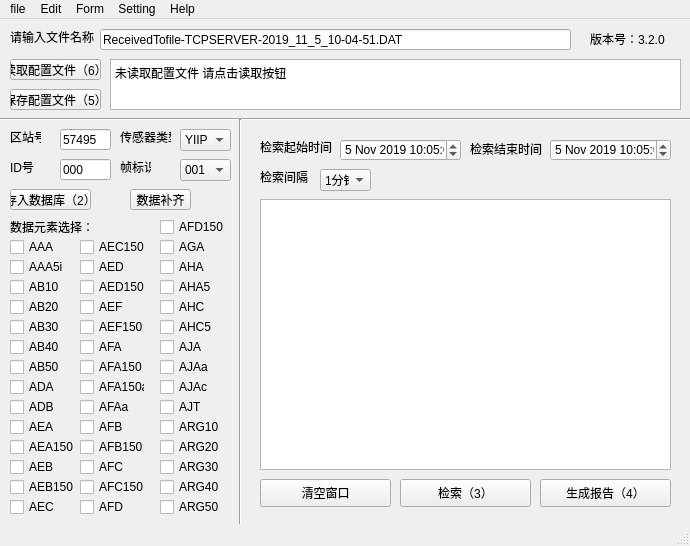
<?xml version="1.0" encoding="UTF-8"?>
<ui version="4.0">
 <class>MainWindow</class>
 <widget class="QMainWindow" name="MainWindow">
  <property name="geometry">
   <rect>
    <x>0</x>
    <y>0</y>
    <width>690</width>
    <height>546</height>
   </rect>
  </property>
  <property name="windowTitle">
   <string>传感器数据分析工具</string>
  </property>
  <widget class="QWidget" name="centralwidget">
   <widget class="QLineEdit" name="lineEdit">
    <property name="geometry">
     <rect>
      <x>60</x>
      <y>110</y>
      <width>51</width>
      <height>21</height>
     </rect>
    </property>
    <property name="text">
     <string>57495</string>
    </property>
   </widget>
   <widget class="QDateTimeEdit" name="dateTimeEdit_2">
    <property name="geometry">
     <rect>
      <x>550</x>
      <y>120</y>
      <width>121</width>
      <height>22</height>
     </rect>
    </property>
    <property name="dateTime">
     <datetime>
      <hour>10</hour>
      <minute>5</minute>
      <second>0</second>
      <year>2019</year>
      <month>11</month>
      <day>5</day>
     </datetime>
    </property>
   </widget>
   <widget class="QLabel" name="label_3">
    <property name="geometry">
     <rect>
      <x>260</x>
      <y>120</y>
      <width>72</width>
      <height>15</height>
     </rect>
    </property>
    <property name="text">
     <string>检索起始时间</string>
    </property>
   </widget>
   <widget class="QComboBox" name="comboBox">
    <property name="geometry">
     <rect>
      <x>180</x>
      <y>110</y>
      <width>51</width>
      <height>22</height>
     </rect>
    </property>
    <item>
     <property name="text">
      <string>YIIP</string>
     </property>
    </item>
    <item>
     <property name="text">
      <string>风向</string>
     </property>
    </item>
    <item>
     <property name="text">
      <string>温度</string>
     </property>
    </item>
   </widget>
   <widget class="QLabel" name="label_2">
    <property name="geometry">
     <rect>
      <x>10</x>
      <y>140</y>
      <width>31</width>
      <height>16</height>
     </rect>
    </property>
    <property name="text">
     <string>ID号</string>
    </property>
   </widget>
   <widget class="QPushButton" name="pushButton_2">
    <property name="geometry">
     <rect>
      <x>10</x>
      <y>170</y>
      <width>81</width>
      <height>21</height>
     </rect>
    </property>
    <property name="text">
     <string>存入数据库（2）</string>
    </property>
   </widget>
   <widget class="QLabel" name="label_5">
    <property name="geometry">
     <rect>
      <x>10</x>
      <y>110</y>
      <width>31</width>
      <height>16</height>
     </rect>
    </property>
    <property name="text">
     <string>区站号</string>
    </property>
   </widget>
   <widget class="QDateTimeEdit" name="dateTimeEdit">
    <property name="geometry">
     <rect>
      <x>340</x>
      <y>120</y>
      <width>121</width>
      <height>22</height>
     </rect>
    </property>
    <property name="dateTime">
     <datetime>
      <hour>10</hour>
      <minute>5</minute>
      <second>0</second>
      <year>2019</year>
      <month>11</month>
      <day>5</day>
     </datetime>
    </property>
   </widget>
   <widget class="QLineEdit" name="lineEdit_2">
    <property name="geometry">
     <rect>
      <x>60</x>
      <y>140</y>
      <width>51</width>
      <height>21</height>
     </rect>
    </property>
    <property name="text">
     <string>000</string>
    </property>
   </widget>
   <widget class="QLabel" name="label_4">
    <property name="geometry">
     <rect>
      <x>120</x>
      <y>110</y>
      <width>51</width>
      <height>16</height>
     </rect>
    </property>
    <property name="text">
     <string>传感器类型</string>
    </property>
   </widget>
   <widget class="QLineEdit" name="lineEdit_3">
    <property name="geometry">
     <rect>
      <x>100</x>
      <y>10</y>
      <width>471</width>
      <height>21</height>
     </rect>
    </property>
    <property name="text">
     <string>ReceivedTofile-TCPSERVER-2019_11_5_10-04-51.DAT</string>
    </property>
   </widget>
   <widget class="QLabel" name="label_7">
    <property name="geometry">
     <rect>
      <x>10</x>
      <y>10</y>
      <width>121</width>
      <height>16</height>
     </rect>
    </property>
    <property name="text">
     <string>请输入文件名称</string>
    </property>
   </widget>
   <widget class="Line" name="line">
    <property name="geometry">
     <rect>
      <x>0</x>
      <y>90</y>
      <width>961</width>
      <height>20</height>
     </rect>
    </property>
    <property name="orientation">
     <enum>Qt::Horizontal</enum>
    </property>
   </widget>
   <widget class="QTextEdit" name="textEdit_2">
    <property name="geometry">
     <rect>
      <x>260</x>
      <y>180</y>
      <width>411</width>
      <height>271</height>
     </rect>
    </property>
   </widget>
   <widget class="QLabel" name="label_8">
    <property name="geometry">
     <rect>
      <x>120</x>
      <y>140</y>
      <width>31</width>
      <height>16</height>
     </rect>
    </property>
    <property name="text">
     <string>帧标识</string>
    </property>
   </widget>
   <widget class="QComboBox" name="comboBox_2">
    <property name="geometry">
     <rect>
      <x>180</x>
      <y>140</y>
      <width>51</width>
      <height>22</height>
     </rect>
    </property>
    <item>
     <property name="text">
      <string>001</string>
     </property>
    </item>
    <item>
     <property name="text">
      <string>005</string>
     </property>
    </item>
    <item>
     <property name="text">
      <string>010</string>
     </property>
    </item>
   </widget>
   <widget class="QLabel" name="label_9">
    <property name="geometry">
     <rect>
      <x>470</x>
      <y>120</y>
      <width>81</width>
      <height>20</height>
     </rect>
    </property>
    <property name="text">
     <string>检索结束时间</string>
    </property>
   </widget>
   <widget class="QLabel" name="label_10">
    <property name="geometry">
     <rect>
      <x>260</x>
      <y>150</y>
      <width>72</width>
      <height>15</height>
     </rect>
    </property>
    <property name="text">
     <string>检索间隔</string>
    </property>
   </widget>
   <widget class="QComboBox" name="comboBox_3">
    <property name="geometry">
     <rect>
      <x>320</x>
      <y>150</y>
      <width>51</width>
      <height>22</height>
     </rect>
    </property>
    <item>
     <property name="text">
      <string>1分钟</string>
     </property>
    </item>
    <item>
     <property name="text">
      <string>5分钟</string>
     </property>
    </item>
    <item>
     <property name="text">
      <string>10分钟</string>
     </property>
    </item>
    <item>
     <property name="text">
      <string>一小时</string>
     </property>
    </item>
   </widget>
   <widget class="QTextEdit" name="textEdit_3">
    <property name="geometry">
     <rect>
      <x>110</x>
      <y>40</y>
      <width>571</width>
      <height>51</height>
     </rect>
    </property>
    <property name="html">
     <string>&lt;!DOCTYPE HTML PUBLIC &quot;-//W3C//DTD HTML 4.0//EN&quot; &quot;http://www.w3.org/TR/REC-html40/strict.dtd&quot;&gt;
&lt;html&gt;&lt;head&gt;&lt;meta name=&quot;qrichtext&quot; content=&quot;1&quot; /&gt;&lt;style type=&quot;text/css&quot;&gt;
p, li { white-space: pre-wrap; }
&lt;/style&gt;&lt;/head&gt;&lt;body style=&quot; font-family:'SimSun'; font-size:9pt; font-weight:400; font-style:normal;&quot;&gt;
&lt;p style=&quot; margin-top:0px; margin-bottom:0px; margin-left:0px; margin-right:0px; -qt-block-indent:0; text-indent:0px;&quot;&gt;&lt;span style=&quot; font-family:'SimSun';&quot;&gt;未读取配置文件 请点击读取按钮&lt;/span&gt;&lt;/p&gt;&lt;/body&gt;&lt;/html&gt;</string>
    </property>
   </widget>
   <widget class="QPushButton" name="pushButton_3">
    <property name="geometry">
     <rect>
      <x>400</x>
      <y>460</y>
      <width>131</width>
      <height>28</height>
     </rect>
    </property>
    <property name="text">
     <string>检索（3）</string>
    </property>
   </widget>
   <widget class="QPushButton" name="pushButton_4">
    <property name="geometry">
     <rect>
      <x>540</x>
      <y>460</y>
      <width>131</width>
      <height>28</height>
     </rect>
    </property>
    <property name="text">
     <string>生成报告（4）</string>
    </property>
   </widget>
   <widget class="QPushButton" name="pushButton_5">
    <property name="geometry">
     <rect>
      <x>10</x>
      <y>70</y>
      <width>91</width>
      <height>21</height>
     </rect>
    </property>
    <property name="text">
     <string>保存配置文件（5）</string>
    </property>
   </widget>
   <widget class="QPushButton" name="pushButton_6">
    <property name="geometry">
     <rect>
      <x>10</x>
      <y>40</y>
      <width>91</width>
      <height>21</height>
     </rect>
    </property>
    <property name="text">
     <string>读取配置文件（6）</string>
    </property>
   </widget>
   <widget class="QCheckBox" name="checkBox_1">
    <property name="geometry">
     <rect>
      <x>10</x>
      <y>220</y>
      <width>65</width>
      <height>16</height>
     </rect>
    </property>
    <property name="text">
     <string>AAA</string>
    </property>
   </widget>
   <widget class="QCheckBox" name="checkBox_2">
    <property name="geometry">
     <rect>
      <x>10</x>
      <y>240</y>
      <width>65</width>
      <height>16</height>
     </rect>
    </property>
    <property name="text">
     <string>AAA5i</string>
    </property>
   </widget>
   <widget class="QCheckBox" name="checkBox_3">
    <property name="geometry">
     <rect>
      <x>10</x>
      <y>260</y>
      <width>65</width>
      <height>16</height>
     </rect>
    </property>
    <property name="text">
     <string>AB10</string>
    </property>
   </widget>
   <widget class="QCheckBox" name="checkBox_4">
    <property name="geometry">
     <rect>
      <x>10</x>
      <y>280</y>
      <width>65</width>
      <height>16</height>
     </rect>
    </property>
    <property name="text">
     <string>AB20</string>
    </property>
   </widget>
   <widget class="QCheckBox" name="checkBox_5">
    <property name="geometry">
     <rect>
      <x>10</x>
      <y>300</y>
      <width>65</width>
      <height>16</height>
     </rect>
    </property>
    <property name="text">
     <string>AB30</string>
    </property>
   </widget>
   <widget class="QCheckBox" name="checkBox_6">
    <property name="geometry">
     <rect>
      <x>10</x>
      <y>320</y>
      <width>65</width>
      <height>16</height>
     </rect>
    </property>
    <property name="text">
     <string>AB40</string>
    </property>
   </widget>
   <widget class="QCheckBox" name="checkBox_7">
    <property name="geometry">
     <rect>
      <x>10</x>
      <y>340</y>
      <width>65</width>
      <height>16</height>
     </rect>
    </property>
    <property name="text">
     <string>AB50</string>
    </property>
   </widget>
   <widget class="QCheckBox" name="checkBox_8">
    <property name="geometry">
     <rect>
      <x>10</x>
      <y>360</y>
      <width>65</width>
      <height>16</height>
     </rect>
    </property>
    <property name="text">
     <string>ADA</string>
    </property>
   </widget>
   <widget class="QCheckBox" name="checkBox_9">
    <property name="geometry">
     <rect>
      <x>10</x>
      <y>380</y>
      <width>65</width>
      <height>16</height>
     </rect>
    </property>
    <property name="text">
     <string>ADB</string>
    </property>
   </widget>
   <widget class="QCheckBox" name="checkBox_10">
    <property name="geometry">
     <rect>
      <x>10</x>
      <y>400</y>
      <width>65</width>
      <height>16</height>
     </rect>
    </property>
    <property name="text">
     <string>AEA</string>
    </property>
   </widget>
   <widget class="QCheckBox" name="checkBox_11">
    <property name="geometry">
     <rect>
      <x>10</x>
      <y>420</y>
      <width>65</width>
      <height>16</height>
     </rect>
    </property>
    <property name="text">
     <string>AEA150</string>
    </property>
   </widget>
   <widget class="QCheckBox" name="checkBox_12">
    <property name="geometry">
     <rect>
      <x>10</x>
      <y>440</y>
      <width>65</width>
      <height>16</height>
     </rect>
    </property>
    <property name="text">
     <string>AEB</string>
    </property>
   </widget>
   <widget class="QCheckBox" name="checkBox_13">
    <property name="geometry">
     <rect>
      <x>10</x>
      <y>460</y>
      <width>65</width>
      <height>16</height>
     </rect>
    </property>
    <property name="text">
     <string>AEB150</string>
    </property>
   </widget>
   <widget class="QCheckBox" name="checkBox_14">
    <property name="geometry">
     <rect>
      <x>10</x>
      <y>480</y>
      <width>65</width>
      <height>16</height>
     </rect>
    </property>
    <property name="text">
     <string>AEC</string>
    </property>
   </widget>
   <widget class="QCheckBox" name="checkBox_15">
    <property name="geometry">
     <rect>
      <x>80</x>
      <y>220</y>
      <width>65</width>
      <height>16</height>
     </rect>
    </property>
    <property name="text">
     <string>AEC150</string>
    </property>
   </widget>
   <widget class="QCheckBox" name="checkBox_16">
    <property name="geometry">
     <rect>
      <x>80</x>
      <y>240</y>
      <width>65</width>
      <height>16</height>
     </rect>
    </property>
    <property name="text">
     <string>AED</string>
    </property>
   </widget>
   <widget class="QCheckBox" name="checkBox_17">
    <property name="geometry">
     <rect>
      <x>80</x>
      <y>260</y>
      <width>65</width>
      <height>16</height>
     </rect>
    </property>
    <property name="text">
     <string>AED150</string>
    </property>
   </widget>
   <widget class="QCheckBox" name="checkBox_18">
    <property name="geometry">
     <rect>
      <x>80</x>
      <y>280</y>
      <width>65</width>
      <height>16</height>
     </rect>
    </property>
    <property name="text">
     <string>AEF</string>
    </property>
   </widget>
   <widget class="QCheckBox" name="checkBox_19">
    <property name="geometry">
     <rect>
      <x>80</x>
      <y>300</y>
      <width>65</width>
      <height>16</height>
     </rect>
    </property>
    <property name="text">
     <string>AEF150</string>
    </property>
   </widget>
   <widget class="QCheckBox" name="checkBox_20">
    <property name="geometry">
     <rect>
      <x>80</x>
      <y>320</y>
      <width>65</width>
      <height>16</height>
     </rect>
    </property>
    <property name="text">
     <string>AFA</string>
    </property>
   </widget>
   <widget class="QCheckBox" name="checkBox_21">
    <property name="geometry">
     <rect>
      <x>80</x>
      <y>340</y>
      <width>65</width>
      <height>16</height>
     </rect>
    </property>
    <property name="text">
     <string>AFA150</string>
    </property>
   </widget>
   <widget class="QCheckBox" name="checkBox_22">
    <property name="geometry">
     <rect>
      <x>80</x>
      <y>360</y>
      <width>65</width>
      <height>16</height>
     </rect>
    </property>
    <property name="text">
     <string>AFA150a</string>
    </property>
   </widget>
   <widget class="QCheckBox" name="checkBox_23">
    <property name="geometry">
     <rect>
      <x>80</x>
      <y>380</y>
      <width>65</width>
      <height>16</height>
     </rect>
    </property>
    <property name="text">
     <string>AFAa</string>
    </property>
   </widget>
   <widget class="QCheckBox" name="checkBox_25">
    <property name="geometry">
     <rect>
      <x>80</x>
      <y>420</y>
      <width>65</width>
      <height>16</height>
     </rect>
    </property>
    <property name="text">
     <string>AFB150</string>
    </property>
   </widget>
   <widget class="QCheckBox" name="checkBox_26">
    <property name="geometry">
     <rect>
      <x>80</x>
      <y>440</y>
      <width>65</width>
      <height>16</height>
     </rect>
    </property>
    <property name="text">
     <string>AFC</string>
    </property>
   </widget>
   <widget class="QCheckBox" name="checkBox_27">
    <property name="geometry">
     <rect>
      <x>80</x>
      <y>460</y>
      <width>65</width>
      <height>16</height>
     </rect>
    </property>
    <property name="text">
     <string>AFC150</string>
    </property>
   </widget>
   <widget class="QCheckBox" name="checkBox_28">
    <property name="geometry">
     <rect>
      <x>80</x>
      <y>480</y>
      <width>65</width>
      <height>16</height>
     </rect>
    </property>
    <property name="text">
     <string>AFD</string>
    </property>
   </widget>
   <widget class="QCheckBox" name="checkBox_29">
    <property name="geometry">
     <rect>
      <x>160</x>
      <y>200</y>
      <width>65</width>
      <height>16</height>
     </rect>
    </property>
    <property name="text">
     <string>AFD150</string>
    </property>
   </widget>
   <widget class="QCheckBox" name="checkBox_30">
    <property name="geometry">
     <rect>
      <x>160</x>
      <y>220</y>
      <width>65</width>
      <height>16</height>
     </rect>
    </property>
    <property name="text">
     <string>AGA</string>
    </property>
   </widget>
   <widget class="QCheckBox" name="checkBox_31">
    <property name="geometry">
     <rect>
      <x>160</x>
      <y>240</y>
      <width>65</width>
      <height>16</height>
     </rect>
    </property>
    <property name="text">
     <string>AHA</string>
    </property>
   </widget>
   <widget class="QCheckBox" name="checkBox_32">
    <property name="geometry">
     <rect>
      <x>160</x>
      <y>260</y>
      <width>65</width>
      <height>16</height>
     </rect>
    </property>
    <property name="text">
     <string>AHA5</string>
    </property>
   </widget>
   <widget class="QCheckBox" name="checkBox_33">
    <property name="geometry">
     <rect>
      <x>160</x>
      <y>280</y>
      <width>65</width>
      <height>16</height>
     </rect>
    </property>
    <property name="text">
     <string>AHC</string>
    </property>
   </widget>
   <widget class="QCheckBox" name="checkBox_34">
    <property name="geometry">
     <rect>
      <x>160</x>
      <y>300</y>
      <width>65</width>
      <height>16</height>
     </rect>
    </property>
    <property name="text">
     <string>AHC5</string>
    </property>
   </widget>
   <widget class="QCheckBox" name="checkBox_35">
    <property name="geometry">
     <rect>
      <x>160</x>
      <y>320</y>
      <width>65</width>
      <height>16</height>
     </rect>
    </property>
    <property name="text">
     <string>AJA</string>
    </property>
   </widget>
   <widget class="QCheckBox" name="checkBox_36">
    <property name="geometry">
     <rect>
      <x>160</x>
      <y>340</y>
      <width>65</width>
      <height>16</height>
     </rect>
    </property>
    <property name="text">
     <string>AJAa</string>
    </property>
   </widget>
   <widget class="QCheckBox" name="checkBox_37">
    <property name="geometry">
     <rect>
      <x>160</x>
      <y>360</y>
      <width>65</width>
      <height>16</height>
     </rect>
    </property>
    <property name="text">
     <string>AJAc</string>
    </property>
   </widget>
   <widget class="QCheckBox" name="checkBox_38">
    <property name="geometry">
     <rect>
      <x>160</x>
      <y>380</y>
      <width>65</width>
      <height>16</height>
     </rect>
    </property>
    <property name="text">
     <string>AJT</string>
    </property>
   </widget>
   <widget class="QCheckBox" name="checkBox_39">
    <property name="geometry">
     <rect>
      <x>160</x>
      <y>400</y>
      <width>65</width>
      <height>16</height>
     </rect>
    </property>
    <property name="text">
     <string>ARG10</string>
    </property>
   </widget>
   <widget class="QCheckBox" name="checkBox_40">
    <property name="geometry">
     <rect>
      <x>160</x>
      <y>420</y>
      <width>65</width>
      <height>16</height>
     </rect>
    </property>
    <property name="text">
     <string>ARG20</string>
    </property>
   </widget>
   <widget class="QCheckBox" name="checkBox_41">
    <property name="geometry">
     <rect>
      <x>160</x>
      <y>440</y>
      <width>65</width>
      <height>16</height>
     </rect>
    </property>
    <property name="text">
     <string>ARG30</string>
    </property>
   </widget>
   <widget class="QCheckBox" name="checkBox_42">
    <property name="geometry">
     <rect>
      <x>160</x>
      <y>460</y>
      <width>65</width>
      <height>16</height>
     </rect>
    </property>
    <property name="text">
     <string>ARG40</string>
    </property>
   </widget>
   <widget class="QCheckBox" name="checkBox_43">
    <property name="geometry">
     <rect>
      <x>160</x>
      <y>480</y>
      <width>65</width>
      <height>16</height>
     </rect>
    </property>
    <property name="text">
     <string>ARG50</string>
    </property>
   </widget>
   <widget class="QPushButton" name="pushButton_7">
    <property name="geometry">
     <rect>
      <x>260</x>
      <y>460</y>
      <width>131</width>
      <height>28</height>
     </rect>
    </property>
    <property name="text">
     <string>清空窗口</string>
    </property>
   </widget>
   <widget class="Line" name="line_2">
    <property name="geometry">
     <rect>
      <x>230</x>
      <y>100</y>
      <width>20</width>
      <height>551</height>
     </rect>
    </property>
    <property name="orientation">
     <enum>Qt::Vertical</enum>
    </property>
   </widget>
   <widget class="QLabel" name="label_6">
    <property name="geometry">
     <rect>
      <x>10</x>
      <y>200</y>
      <width>151</width>
      <height>16</height>
     </rect>
    </property>
    <property name="text">
     <string>数据元素选择：</string>
    </property>
   </widget>
   <widget class="QPushButton" name="pushButton_8">
    <property name="geometry">
     <rect>
      <x>130</x>
      <y>170</y>
      <width>61</width>
      <height>21</height>
     </rect>
    </property>
    <property name="text">
     <string>数据补齐</string>
    </property>
   </widget>
   <widget class="QCheckBox" name="checkBox_24">
    <property name="geometry">
     <rect>
      <x>80</x>
      <y>400</y>
      <width>65</width>
      <height>16</height>
     </rect>
    </property>
    <property name="text">
     <string>AFB</string>
    </property>
   </widget>
   <widget class="QLabel" name="label_11">
    <property name="geometry">
     <rect>
      <x>590</x>
      <y>10</y>
      <width>81</width>
      <height>20</height>
     </rect>
    </property>
    <property name="text">
     <string>版本号：3.2.0</string>
    </property>
   </widget>
  </widget>
  <widget class="QMenuBar" name="menubar">
   <property name="geometry">
    <rect>
     <x>0</x>
     <y>0</y>
     <width>690</width>
     <height>18</height>
    </rect>
   </property>
   <widget class="QMenu" name="menusdf">
    <property name="title">
     <string>file</string>
    </property>
    <addaction name="separator"/>
    <addaction name="action1"/>
    <addaction name="action2"/>
    <addaction name="action3"/>
    <addaction name="actionSave_as"/>
   </widget>
   <widget class="QMenu" name="menuEdit">
    <property name="title">
     <string>Edit</string>
    </property>
   </widget>
   <widget class="QMenu" name="menuForm">
    <property name="title">
     <string>Form</string>
    </property>
   </widget>
   <widget class="QMenu" name="menuSetting">
    <property name="title">
     <string>Setting</string>
    </property>
   </widget>
   <widget class="QMenu" name="menuHelp">
    <property name="title">
     <string>Help</string>
    </property>
    <addaction name="actionAbout"/>
   </widget>
   <addaction name="menusdf"/>
   <addaction name="menuEdit"/>
   <addaction name="menuForm"/>
   <addaction name="menuSetting"/>
   <addaction name="menuHelp"/>
  </widget>
  <widget class="QStatusBar" name="statusbar"/>
  <action name="actionOpen">
   <property name="text">
    <string>Open</string>
   </property>
  </action>
  <action name="action1">
   <property name="text">
    <string>New</string>
   </property>
  </action>
  <action name="action2">
   <property name="text">
    <string>Open</string>
   </property>
  </action>
  <action name="action3">
   <property name="text">
    <string>Save</string>
   </property>
  </action>
  <action name="actionSave_as">
   <property name="text">
    <string>Save as</string>
   </property>
  </action>
  <action name="actionAbout">
   <property name="text">
    <string>About</string>
   </property>
  </action>
 </widget>
 <resources/>
 <connections/>
</ui>
